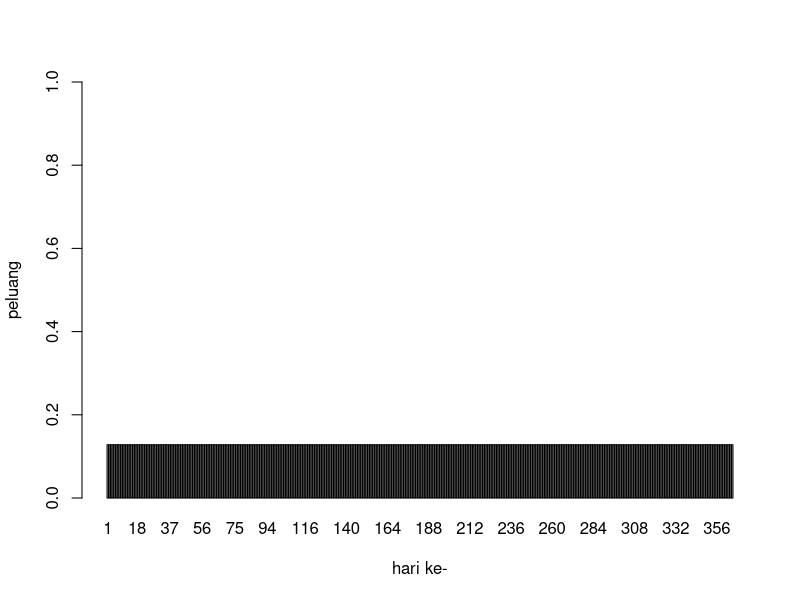

The R script that drew this image:
mean_bayi_lahir = 4.5
#3a
banyak_bayi_lahir = 6
dpois(banyak_bayi_lahir, mean_bayi_lahir)

#3b
peluang = dpois(banyak_bayi_lahir,mean_bayi_lahir)
data = data.frame(y=c(peluang), x=c(1:365))
barplot(data$y, names.arg=data$x, ylab="peluang", xlab="hari ke-", ylim=0:1)

#3c
# Dari Perhitungan yang diperoleh, didapatkan bahwa nilai distribusi poisson tidak berubah dari hari pertama hingga hari terakhir.

#3d
lambda = mean_bayi_lahir
rataan = varian = lambda
rataan
varian
